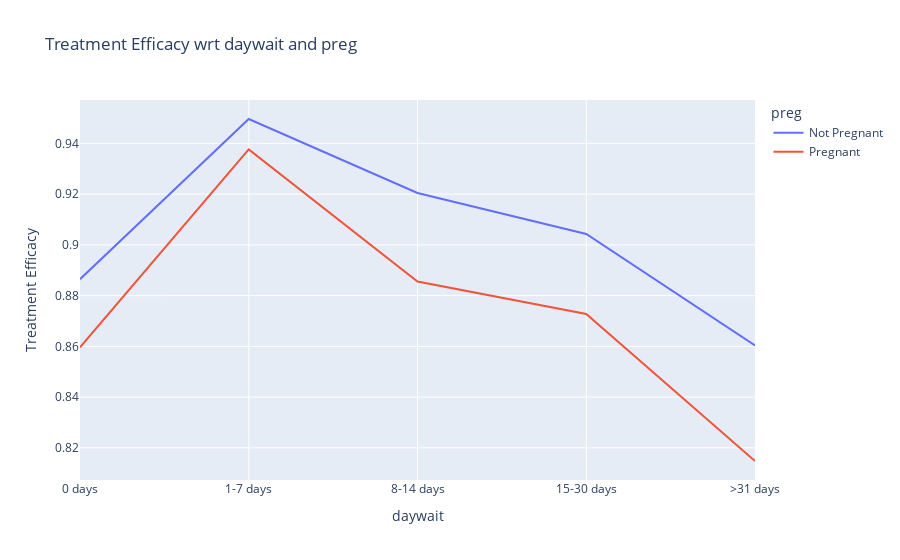

Notebook source saved alongside this figure:
### Code cell
plot_hue_plotly(df_cw,'preg','daywait','combining_efficacy')

### Figure 1 — Plotly figure (JSON) as saved in the notebook; plotly's stock layout.template omitted (floating-point values rounded to 4 significant figures)
{"data": [{"mode": "lines", "name": "Not Pregnant", "type": "scatter", "x": ["0 days", "1-7 days", "8-14 days", "15-30 days", ">31 days"], "y": [0.8865, 0.9496, 0.9204, 0.9043, 0.8604]}, {"mode": "lines", "name": "Pregnant", "type": "scatter", "x": ["0 days", "1-7 days", "8-14 days", "15-30 days", ">31 days"], "y": [0.8597, 0.9376, 0.8855, 0.8728, 0.8148]}], "layout": {"legend": {"title": {"text": "preg"}}, "title": {"text": "Treatment Efficacy wrt daywait and preg"}, "xaxis": {"title": {"text": "daywait"}}, "yaxis": {"title": {"text": "Treatment Efficacy"}}}}
